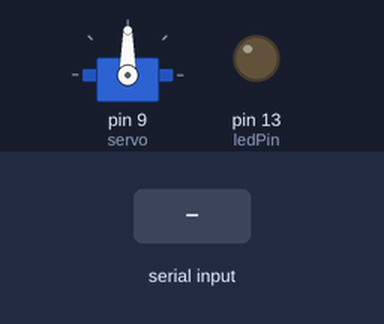
The sketch below on a simulated Arduino Uno, built with avr-gcc and run on an emulated ATmega328P. Shown: servo, output pins drawn as LEDs (lit = HIGH). The test bench sets the inputs (shaded band).

Above: at 1.2 s.
1.3 s: "1" received over Serial
At 2.5 s:
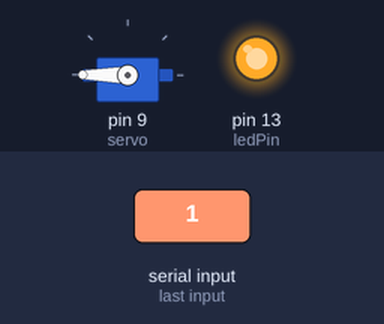
2.8 s: "2" received over Serial
At 3.8 s:
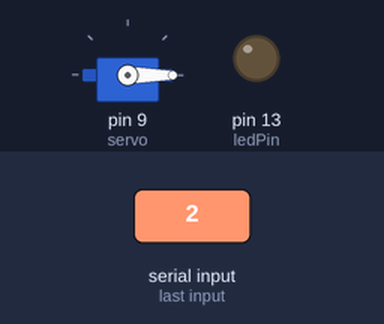
Timing chart, 0 to 5.8 s (numbered marks = the images above; inputs shaded):
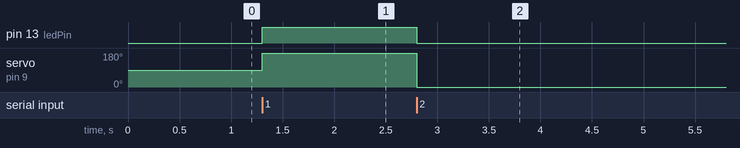

Measured:
- after the input at 1.3 s, pin 13 (ledPin): LOW → HIGH at once; servo on pin 9 (servo): 90° → 180° at once
- after the input at 2.8 s, pin 13 (ledPin): HIGH → LOW at once; servo on pin 9 (servo): 180° → 0° at once

The sketch:

Camera_Controller.ino
```cpp
#include <Servo.h>
Servo servo;
const int ledPin = 13;


void setup() {
  // put your setup code here, to run once:
  servo.attach(9);
  pinMode(ledPin, OUTPUT);

  Serial.begin(9600);
}

void loop() {
  // put your main code here, to run repeatedly:
  if(Serial.available() >0){
     char incomingByte = Serial.read();
     if(incomingByte == '1'){
      digitalWrite(ledPin, HIGH);
      servo.write(180);

     }

     if (incomingByte == '2'){
      digitalWrite(ledPin, LOW);
      servo.write(0);
     }
  }
}
```
